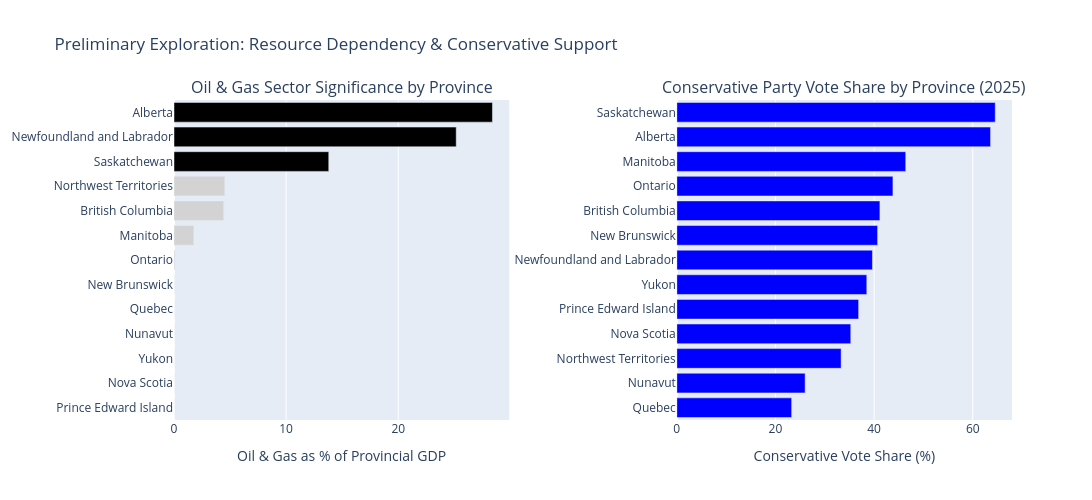

The cell this chart's notebook holds for it:
### Code cell
# -- Preliminary Exploration: Oil/Gas GDP share and vote share by province --

fig = make_subplots(rows=1, cols=2, subplot_titles=[
    'Oil & Gas Sector Significance by Province',
    'Conservative Party Vote Share by Province (2025)'
], horizontal_spacing=0.2)

# Plot 3: Oil & Gas as % of GDP
oilgas_sorted = merged['OilGas_Pct'].sort_values(ascending=True)
colors_oil = ['black' if pct >
              5 else 'lightgray' for pct in oilgas_sorted.values]
fig.add_trace(
    go.Bar(y=oilgas_sorted.index, x=oilgas_sorted.values,
           orientation='h', marker_color=colors_oil, showlegend=False),
    row=1, col=1
)

# Plot 4: Conservative vote share
con_sorted = merged['Con_VoteShare'].sort_values(ascending=True)
fig.add_trace(
    go.Bar(y=con_sorted.index, x=con_sorted.values * 100,
           orientation='h', marker_color='blue', showlegend=False),
    row=1, col=2
)

fig.update_xaxes(title_text='Oil & Gas as % of Provincial GDP', row=1, col=1)
fig.update_xaxes(title_text='Conservative Vote Share (%)', row=1, col=2)
fig.update_layout(height=500, width=1200,
                  title_text='Preliminary Exploration: Resource Dependency & Conservative Support')
fig.show()

# Summary statistics
print("\nKey statistics for merged province-level data:")
print(merged[['Goods_Services_Ratio', 'OilGas_Pct',
      'Con_VoteShare', 'Total_Seats']].describe().round(3).to_string())

### Figure 1 — Plotly figure (JSON) as saved in the notebook; plotly's stock layout.template omitted (floating-point values rounded to 4 significant figures)
{"data": [{"marker": {"color": ["lightgray", "lightgray", "lightgray", "lightgray", "lightgray", "lightgray", "lightgray", "lightgray", "lightgray", "lightgray", "black", "black", "black"]}, "orientation": "h", "showlegend": false, "type": "bar", "x": [0.0, 0.0, 0.0, 0.0, 0.002418, 0.01336, 0.07785, 1.768, 4.432, 4.532, 13.8, 25.17, 28.4], "xaxis": "x", "y": ["Prince Edward Island", "Nova Scotia", "Yukon", "Nunavut", "Quebec", "New Brunswick", "Ontario", "Manitoba", "British Columbia", "Northwest Territories", "Saskatchewan", "Newfoundland and Labrador", "Alberta"], "yaxis": "y"}, {"marker": {"color": "blue"}, "orientation": "h", "showlegend": false, "type": "bar", "x": [23.28, 26.02, 33.31, 35.27, 36.86, 38.52, 39.66, 40.71, 41.17, 43.81, 46.41, 63.61, 64.56], "xaxis": "x2", "y": ["Quebec", "Nunavut", "Northwest Territories", "Nova Scotia", "Prince Edward Island", "Yukon", "Newfoundland and Labrador", "New Brunswick", "British Columbia", "Ontario", "Manitoba", "Alberta", "Saskatchewan"], "yaxis": "y2"}], "layout": {"annotations": [{"font": {"size": 16}, "showarrow": false, "text": "Oil & Gas Sector Significance by Province", "x": 0.2, "xanchor": "center", "xref": "paper", "y": 1, "yanchor": "bottom", "yref": "paper"}, {"font": {"size": 16}, "showarrow": false, "text": "Conservative Party Vote Share by Province (2025)", "x": 0.8, "xanchor": "center", "xref": "paper", "y": 1, "yanchor": "bottom", "yref": "paper"}], "height": 500, "title": {"text": "Preliminary Exploration: Resource Dependency & Conservative Support"}, "width": 1200, "xaxis": {"anchor": "y", "domain": [0, 0.4], "title": {"text": "Oil & Gas as % of Provincial GDP"}}, "xaxis2": {"anchor": "y2", "domain": [0.6, 1], "title": {"text": "Conservative Vote Share (%)"}}, "yaxis": {"anchor": "x", "domain": [0, 1]}, "yaxis2": {"anchor": "x2", "domain": [0, 1]}}}
